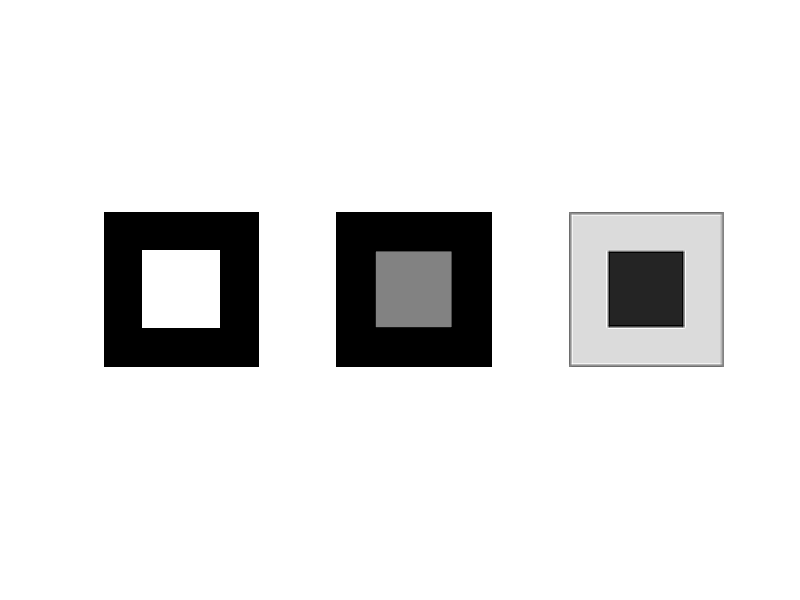

Here is the MATLAB script that generated this plot:
%
% double_edge.m
% Demo of double edge effect
%

clear all;
close all;

sq = zeros(256);
sq(64:192, 64:192) = 256;

ft = 1/25 .* ones(5); % 5x5 mask, simple low-pass filter
sq1 = conv2(double(sq - 128), ft);

lp = fspecial('log', [5 5], 0.5); % log = Laplacian of Gaussian
sq2 = conv2(sq1, lp);

figure(1);
subplot(1, 3, 1), imshow(sq);
subplot(1, 3, 2), imshow(uint8(sq1));
subplot(1, 3, 3), imshow(uint8(sq2 + 128), []);
